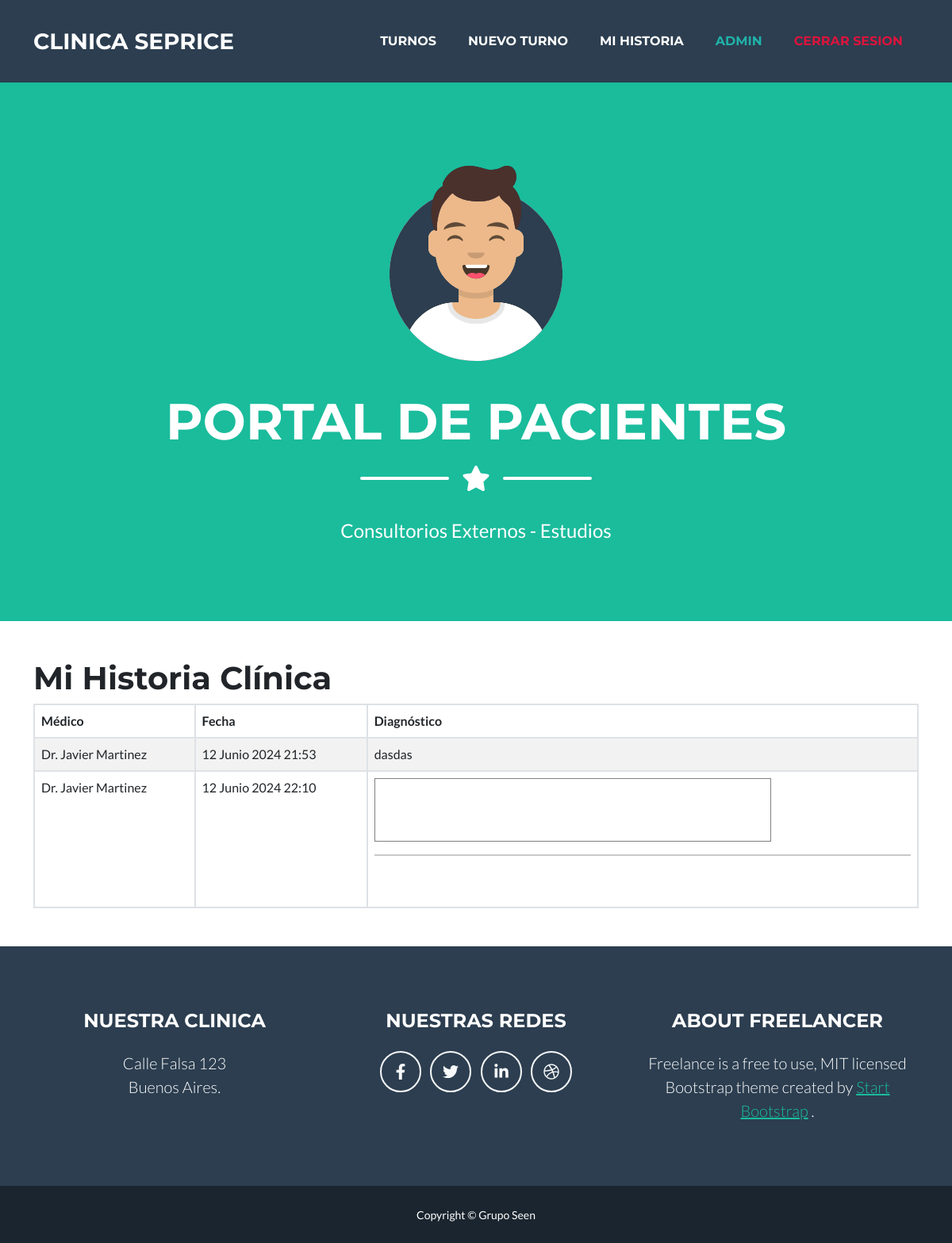
Before: /mi_historia_clinica/ (signed in) with the older database file.
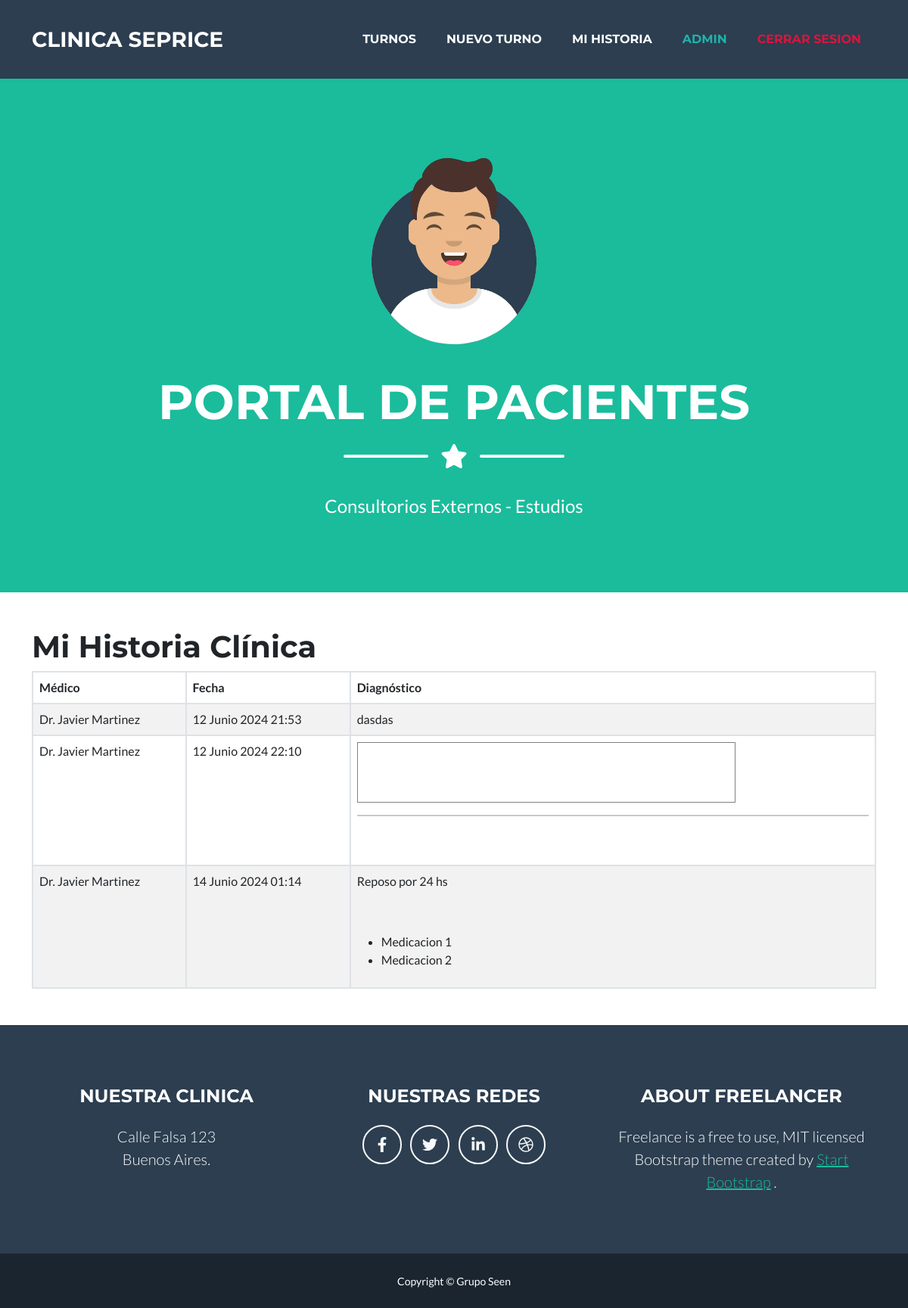
After: the same page with the newer database file.
### historias_medicas/models.py (models this page shows, shortened)
class HistoriaClinica(models.Model):
    paciente = models.ForeignKey(User, on_delete=models.CASCADE)
    medico = models.ForeignKey(Medico, on_delete=models.CASCADE)
    fecha = models.DateTimeField(auto_now_add=True)
    diagnostico = RichTextField()

### registro/models.py (models this page shows)
class Medico(models.Model):
    user = models.OneToOneField(User, on_delete=models.CASCADE)
    especialidad = models.OneToOneField(Especialidad, on_delete=models.CASCADE)
    nombre = models.CharField(max_length=100)
    apellido = models.CharField(max_length=100)
    def __str__(self):
        return self.nombre + " " + self.apellido

### historias_medicas/views.py (the view)
# urls.py: path('mi_historia_clinica/', mi_historia_clinica, name='mi_historia_clinica'),
def mi_historia_clinica(request):
    historias_clinicas = HistoriaClinica.objects.filter(paciente=request.user)
    return render(request, 'mi_historia_clinica.html', {'historias_clinicas': historias_clinicas})

### templates/mi_historia_clinica.html
{% extends 'index.html' %}
{% load static %}
{% block contenido_que_cambia %}
<div class="container mt-5 mb-5">
    <h1>Mi Historia Clínica</h1>
    {% if historias_clinicas %}
        <table class="table table-bordered table-striped">
            <thead>
                <tr>
                    <th>Médico</th>
                    <th>Fecha</th>
                    <th>Diagnóstico</th>
                </tr>
            </thead>
            <tbody>
                {% for historia in historias_clinicas %}
                <tr>
                    <td>{{ historia.medico }}</td>
                    <td>{{ historia.fecha }}</td>
                    <td>{{ historia.diagnostico|safe }}</td>
                </tr>
                {% endfor %}
            </tbody>
        </table>
    {% else %}
        <p>No tienes historias clínicas registradas.</p>
    {% endif %}
</div>
{% endblock %}

Changed rows visible on the page:
added HistoriaClinica: medico "Dr. Javier Martinez", fecha "14 Junio 2024 01:14", diagnostico "Reposo por 24 hs Medicacion 1 Medicacion 2"
